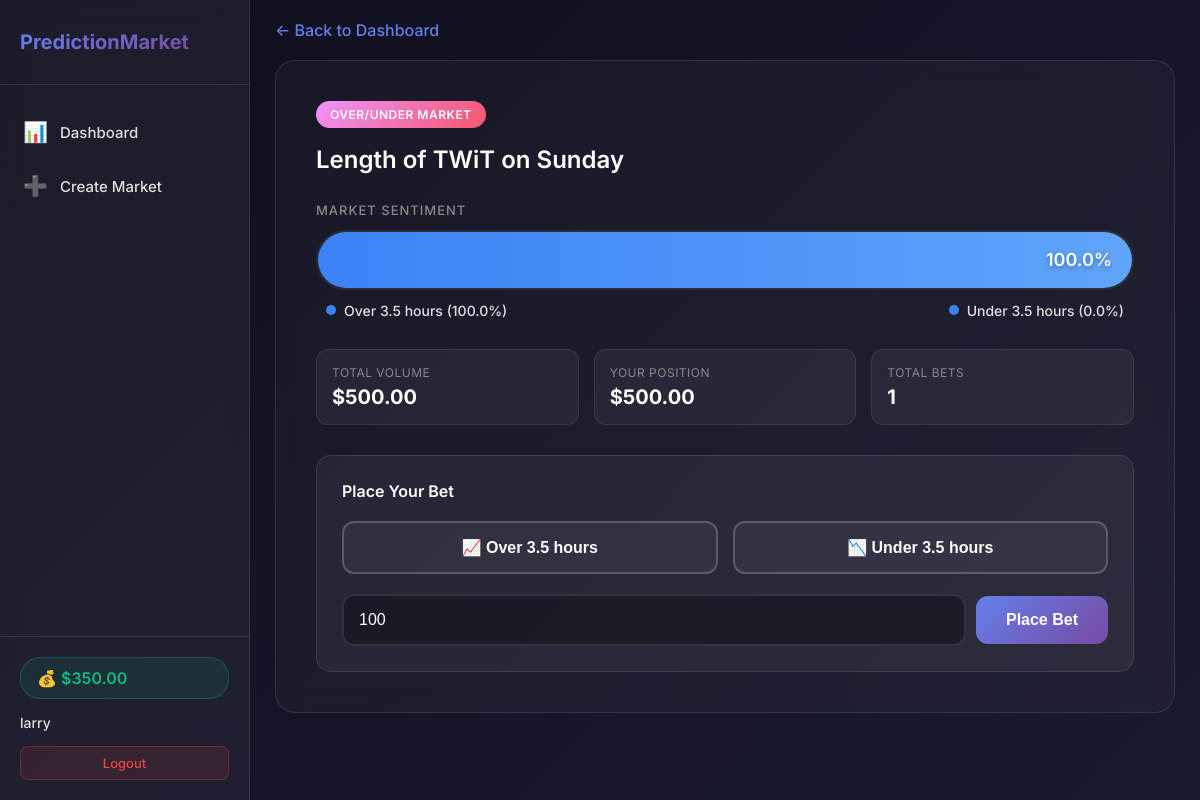
Page /market/2 (signed in) on the committed database.
### tables this page shows
CREATE TABLE users (
            id INTEGER PRIMARY KEY AUTOINCREMENT,
            username TEXT UNIQUE NOT NULL,
            password_hash TEXT NOT NULL,
            balance REAL DEFAULT 1000.0,
            created_at TIMESTAMP DEFAULT CURRENT_TIMESTAMP
        );

CREATE TABLE markets (
            id INTEGER PRIMARY KEY AUTOINCREMENT,
            question TEXT NOT NULL,
            market_type TEXT NOT NULL CHECK(market_type IN ('binary', 'over_under')),
            option_a TEXT,
            option_b TEXT,
            target_value REAL,
            unit TEXT,
            status TEXT DEFAULT 'active' CHECK(status IN ('active', 'resolved', 'cancelled')),
            resolution TEXT,
            created_at TIMESTAMP DEFAULT CURRENT_TIMESTAMP,
            resolved_at TIMESTAMP
        );

### app.py (the view)
@app.route('/market/<int:market_id>')
@login_required
def market_detail(market_id):
    balance = get_user_balance()
    """Market detail page"""
    conn = get_db()
    cursor = conn.cursor()
    cursor.execute('SELECT * FROM markets WHERE id = ?', (market_id,))
    market = cursor.fetchone()
    if not market:
        flash('Market not found.', 'danger')
        return redirect(url_for('dashboard'))
    cursor.execute('SELECT balance FROM users WHERE id = ?', (session['user_id'],))
    user = cursor.fetchone()
    balance = user['balance']
    conn.close()
    market_dict = dict(market)
    market_dict['sentiment'] = get_market_sentiment(market_id)
    market_dict['stats'] = get_market_stats(market_id)
    return render_template('market_detail.html', market=market_dict, balance=balance)

### app.py (called while the page is built)
def get_db():
    conn = sqlite3.connect(DATABASE)
    conn.row_factory = sqlite3.Row
    return conn

def login_required(f):
    @wraps(f)
    def decorated_function(*args, **kwargs):
        if 'user_id' not in session:
            flash('Please log in to access this page.', 'warning')
            return redirect(url_for('login'))
        return f(*args, **kwargs)
    return decorated_function

def get_user_balance():
    conn = get_db()
    cursor = conn.cursor()
    cursor.execute('SELECT balance FROM users WHERE id = ?', (session['user_id'],))
    user = cursor.fetchone()
    conn.close()
    return user['balance'] if user else 0

def get_market_stats(market_id):
    conn = get_db()
    cursor = conn.cursor()
    cursor.execute('SELECT SUM(amount) as total FROM bets WHERE market_id = ?', (market_id,))
    result = cursor.fetchone()
    total_volume = result['total'] if result['total'] else 0
    cursor.execute('SELECT COUNT(*) as count FROM bets WHERE market_id = ?', (market_id,))
    total_bets = cursor.fetchone()['count']
    user_position = 0
    if 'user_id' in session:
        cursor.execute('''
            SELECT SUM(amount) as total
            FROM bets
            WHERE market_id = ? AND user_id = ?
        ''', (market_id, session['user_id']))
        result = cursor.fetchone()
        user_position = result['total'] if result['total'] else 0
    conn.close()
    return {
        'total_volume': total_volume,
        'total_bets': total_bets,
        'user_position': user_position
    }

### templates/market_detail.html (shortened to what this page needs)
{% extends "base.html" %}
{% block content %}
<div class="market-detail-container">
    <a href="{{ url_for('dashboard') }}" class="back-link">← Back to Dashboard</a>
    <div class="market-card-detail">
        <span class="market-type-badge badge-{{ market.market_type }}">
            {{ 'Binary Market' if market.market_type == 'binary' else 'Over/Under Market' }}
        </span>
        <h1 class="market-question">{{ market.question }}</h1>
        <div class="sentiment-section">
            <div class="sentiment-label">Market Sentiment</div>
            <div class="sentiment-bar-container">
                {% if market.market_type == 'binary' %}
                <div class="sentiment-bar" style="width: {{ market.sentiment.option_a }}%">
                    {{ market.sentiment.option_a }}%
                </div>
                {% else %}
                <div class="sentiment-bar" style="width: {{ market.sentiment.over }}%">
                    {{ market.sentiment.over }}%
                </div>
                {% endif %}
            </div>
            <div class="sentiment-labels">
                {% if market.market_type == 'binary' %}
                <div class="sentiment-option">
                    <span class="option-dot"></span>
                    <span>{{ market.option_a }} ({{ market.sentiment.option_a }}%)</span>
                </div>
                <div class="sentiment-option">
                    <span class="option-dot"></span>
                    <span>{{ market.option_b }} ({{ market.sentiment.option_b }}%)</span>
                </div>
                {% else %}
                <div class="sentiment-option">
                    <span class="option-dot"></span>
                    <span>Over {{ market.target_value }} {{ market.unit }} ({{ market.sentiment.over }}%)</span>
                </div>
                <div class="sentiment-option">
                    <span class="option-dot"></span>
                    <span>Under {{ market.target_value }} {{ market.unit }} ({{ market.sentiment.under }}%)</span>
                </div>
                {% endif %}
            </div>
        </div>
        <div class="stats-grid">
            <div class="stat-card">
                <div class="stat-label">Total Volume</div>
                <div class="stat-value">${{ "%.2f"|format(market.stats.total_volume) }}</div>
            </div>
            <div class="stat-card">
                <div class="stat-label">Your Position</div>
                <div class="stat-value">${{ "%.2f"|format(market.stats.user_position) }}</div>
            </div>
            <div class="stat-card">
                <div class="stat-label">Total Bets</div>
                <div class="stat-value">{{ market.stats.total_bets }}</div>
            </div>
        </div>
        <div class="betting-section">
            <div class="betting-title">Place Your Bet</div>
            <form method="POST" action="{{ url_for('place_bet') }}" id="betForm">
                <div class="bet-options">
                    {% if market.market_type == 'binary' %}
                    <button type="button" class="bet-button" data-option="option_a">
                        {{ market.option_a }}
                    </button>
                    <button type="button" class="bet-button" data-option="option_b">
                        {{ market.option_b }}
                    </button>
                    {% else %}
                    <button type="button" class="bet-button" data-option="over">
                        📈 Over {{ market.target_value }} {{ market.unit }}
                    </button>
                    <button type="button" class="bet-button" data-option="under">
                        📉 Under {{ market.target_value }} {{ market.unit }}
                    </button>
                    {% endif %}
                </div>
                <div class="amount-input-group">
                    <input type="number" name="amount" class="amount-input" placeholder="Enter amount ($)" min="1"
                        max="{{ balance }}" step="0.01" value="100" required>
                    <button type="submit" class="place-bet-button">Place Bet</button>
                </div>
            </form>
        </div>
    </div>
</div>
{% endblock %}

### templates/base.html (shortened to what this page needs)
<!DOCTYPE html>
<html lang="en">
<head>
    <link rel="stylesheet" href="{{ url_for('static', filename='css/style.css') }}">
</head>
<body>
    {% if session.user_id %}
    <div class="sidebar">
        <div class="sidebar-header">
            <a href="{{ url_for('dashboard') }}" class="logo">PredictionMarket</a>
        </div>
        <nav class="sidebar-nav">
            <a href="{{ url_for('dashboard') }}"
                class="nav-item {% if request.endpoint == 'dashboard' %}active{% endif %}">
                <span class="nav-icon">📊</span>
                <span class="nav-text">Dashboard</span>
            </a>
            <a href="{{ url_for('create_market') }}"
                class="nav-item {% if request.endpoint == 'create_market' %}active{% endif %}">
                <span class="nav-icon">➕</span>
                <span class="nav-text">Create Market</span>
            </a>
        </nav>
        <div class="sidebar-footer">
            <div class="wallet-display">
                💰 <span class="wallet-amount">${{ "%.2f"|format(balance) }}</span>
            </div>
            <div class="user-info">
                <span class="username">{{ session.username }}</span>
                <a href="{{ url_for('logout') }}" class="btn-logout">Logout</a>
            </div>
        </div>
    </div>
    <div class="main-content">
        {% endif %}
        <div class="container">
            {% block content %}{% endblock %}
        </div>
    </div>
</body>
</html>

### rows in the picture
users: balance "350.00", username "larry"
markets: market_type "OVER/UNDER MARKET", question "Length of TWiT on Sunday", target_value "3.5", unit "hours"

### other values in the picture
{{ market.sentiment.over }} "100.0"
{{ market.sentiment.under }} "0.0"
{{ "%.2f"|format(market.stats.total_volume) }} "500.00"
{{ "%.2f"|format(market.stats.user_position) }} "500.00"
{{ market.stats.total_bets }} "1"
